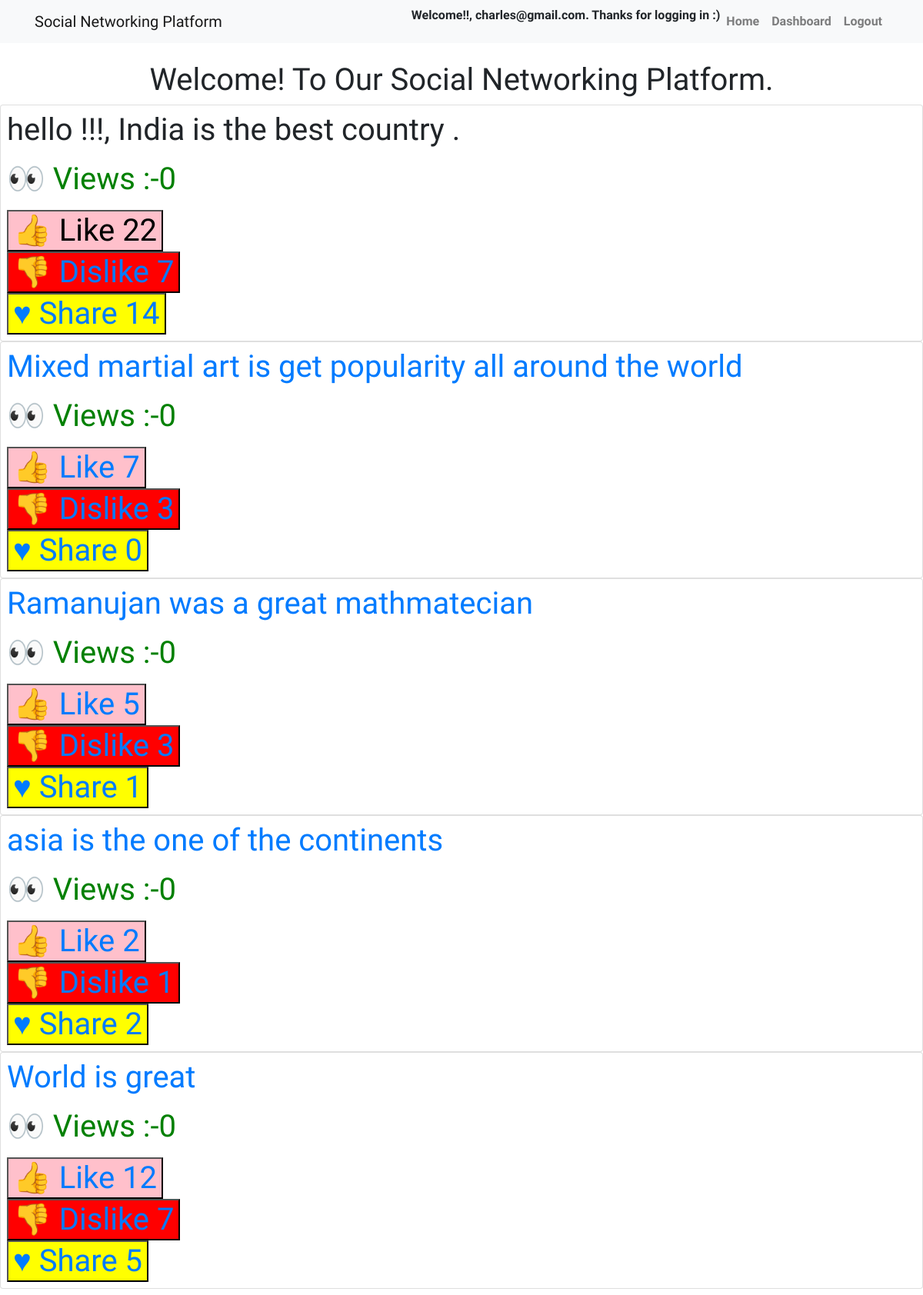
Page /api/v1/post/post/ (signed in) on the committed database.
### user_app/models.py (models this page shows, shortened)
class user(AbstractUser):
    user_id=models.AutoField(blank=False,primary_key = True)
    username=models.CharField(blank=True,max_length=100)
    first_name=models.CharField(blank=False,max_length=20)
    last_name=models.CharField(blank=False,max_length=20)
    mobile_num=models.CharField(max_length=10,unique=True)
    email=models.EmailField(unique=True)
    password=models.CharField(max_length=30)
    address=models.CharField(max_length=100)
    state = models.CharField(max_length=100)
    country = models.CharField(max_length=100)
    zip_code = models.CharField(max_length=20)
    created_at=models.DateTimeField(auto_now_add=True)
    updated_at=models.DateTimeField(auto_now=True)
    USERNAME_FIELD = 'email'
    REQUIRED_FIELDS = ['username','first_name','last_name','mobile_num','address','state','country','zip_code']

### post_app/models.py (models this page shows, shortened)
class post(models.Model):
    post_id=models.AutoField(blank=False,primary_key = True)
    post_content=models.CharField(max_length=1000)
    created_by=models.ForeignKey(user,on_delete=models.CASCADE)
    views=models.PositiveIntegerField(default=0,null=True)
    likes_counts=models.PositiveIntegerField(default=0,null=True)
    dislikes_count=models.PositiveIntegerField(default=0,null=True)
    shares_count=models.PositiveIntegerField(default=0,null=True)
    created_at=models.DateTimeField(auto_now_add=True)
    updated_at=models.DateTimeField(auto_now=True)

### post_app/views.py (the view, shortened to what this page needs)
# urls.py: path('post/',views.GetOrCreatePost.as_view(),name='homepage'),
class GetOrCreatePost(APIView):
    renderer_classes=[TemplateHTMLRenderer]
    template_name='home.html'
    def get(self,request):
        post_data=models.post.objects.all()
        post_serialized_data=PostSerializer(post_data,many=True)
        return Response(data={'Data':post_serialized_data.data})

### social_project/templates/home.html
{% extends 'navbar.html' %}
{% block content %}
<h1 class="text-center">Welcome! To Our Social Networking Platform. <h1>
    {% for u in Data %}
    <div class="card">
        <div style="overflow: hidden;" class="customcontainer p-2">
            <p style="text-overflow: ellipsis;">{{u.post_content}}</p>
            <p style="color:green;""> &#128064; Views :-{{u.views}} </p>
            <form>
            <button style="background-color: pink;" type="button">
                    &#128077; Like
                    {{u.likes_counts}}
                    <a href="{% url 'like' u.post_id %}"  </a>
            </button type="submit">
        </form>
        <form>
            <button style="background-color: red;" type="button">
                        &#128078; Dislike
                        {{u.dislikes_count}}
                       <a href="{% url 'dislike' u.post_id %}"  </a>
            </button type="submit">
        </form>
        <form>
            <button style="background-color: yellow;" type="button">
                            &#9829; Share
                            {{u.shares_count}}
                            <a href="{% url 'share' u.post_id %}"  </a>
            </button type="submit">
        </form>
        </div>
    </div>
</body >
        {% endfor %}
</html>
{% endblock %}

### social_project/templates/navbar.html (shortened to what this page needs)
<!DOCTYPE html>
<html lang="en">
<head>
  <link rel="stylesheet" href="https://stackpath.bootstrapcdn.com/bootstrap/4.5.0/css/bootstrap.min.css"
>
</head>
<body >
  <nav class="navbar navbar-expand-lg navbar-light bg-light">
    <div class="container">
      <a class="navbar-brand" href="#">Social Networking Platform</a>
      <div class="collapse navbar-collapse" id="navbarNavDropdown">
        <ul class="navbar-nav ml-auto">
          {% if user.is_authenticated %}
    <p><b>Welcome!!, {{ user.get_username }}. Thanks for logging in :)</b></p>
{% else %}
    <p><b>Welcome!!, new user. Please log in</b></p>
{% endif %}
          <li class="nav-item">
            <a class="nav-link" href="{% url 'homepage' %}"> <b>Home</b></a>
          </li>
          {% if user.is_authenticated %}
          <li class="nav-item">
            <a class="nav-link" href="{% url 'dashboard' %}"><b>Dashboard</b></a>
          </li>
          <li class="nav-item">
            <a class="nav-link" href="{% url 'logout' %}"><b>Logout</b></a>
          </li>
          {% endif %}
        </ul>
      </div>
    </div>
  </nav>
  <br>
  {% block content %} {% endblock %}

### social_project/templates/navbar.html (style rules this page uses)
body { font-family: 'Baloo Thambi 2', cursive; }

### rows in the picture
user: get_username "charles@gmail.com"
post: post_content "hello !!!, India is the best country .", views "0", likes_counts "22", dislikes_count "7", shares_count "14"
post: post_content "Mixed martial art is get popularity all around the world", views "0", likes_counts "7", dislikes_count "3", shares_count "0"
post: post_content "Ramanujan was a great mathmatecian", views "0", likes_counts "5", dislikes_count "3", shares_count "1"
post: post_content "asia is the one of the continents"
post: post_content "World is great", views "0", likes_counts "12", dislikes_count "7", shares_count "5"

### other values in the picture
{{ u.views }} "0"
{{ u.likes_counts }} "2"
{{ u.dislikes_count }} "1"
{{ u.shares_count }} "2"
